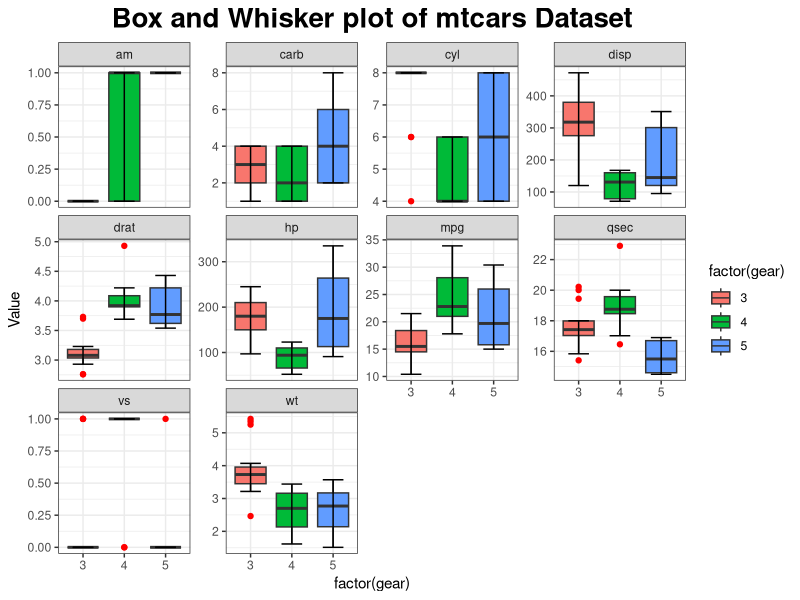

This figure's R source:
## 1. Create a box and whisker plot by class using mtcars dataset. 

library(ggplot2)
library(purrr)
library(tidyr)
mtcars %>% gather(Measure, Value, -gear) %>%
  ggplot(aes(x=factor(gear), y= Value, fill=factor(gear))) + 
  geom_boxplot(outlier.colour = "red")+
  stat_boxplot(geom = "errorbar", width=0.5)+
  facet_wrap(~Measure, scales="free_y")+
  ggtitle('Box and Whisker plot of mtcars Dataset')+
  theme_bw()+theme(plot.title = element_text(hjust=0.5,size=20,face='bold'))
